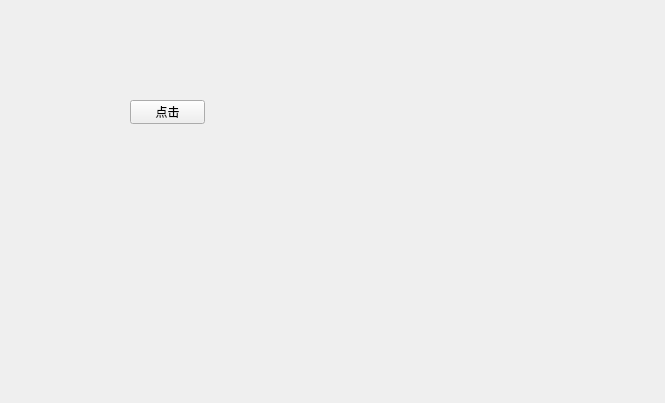
<?xml version="1.0" encoding="UTF-8"?>
<ui version="4.0">
 <class>MainWidget</class>
 <widget class="QWidget" name="MainWidget">
  <property name="geometry">
   <rect>
    <x>0</x>
    <y>0</y>
    <width>665</width>
    <height>403</height>
   </rect>
  </property>
  <property name="windowTitle">
   <string>Form</string>
  </property>
  <widget class="QPushButton" name="my_btn">
   <property name="geometry">
    <rect>
     <x>130</x>
     <y>100</y>
     <width>75</width>
     <height>24</height>
    </rect>
   </property>
   <property name="text">
    <string>点击</string>
   </property>
  </widget>
 </widget>
 <resources/>
 <connections/>
</ui>
